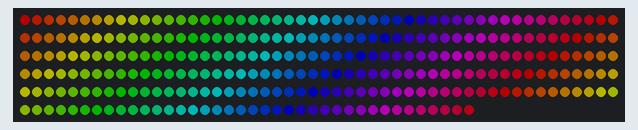
The program below on a simulated Raspberry Pi (BCM pin numbers). On the bench: 288 RGB LEDs in strip order, left to right, continuing on the next row. Dim RGB values are drawn brighter than linear; what the program prints to the terminal is not drawn.

Above: at 0.02 s.
At 0.74 s:
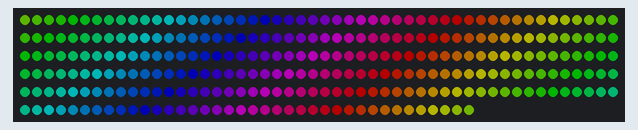
At 1.11 s:
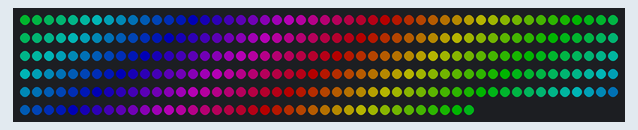
At 1.6 s:
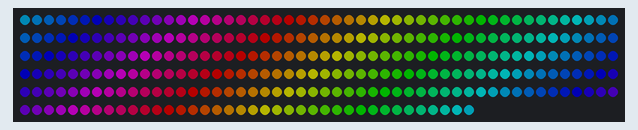
At 2.45 s:
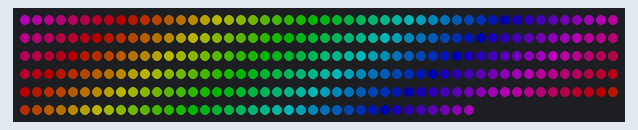
At 3.3 s:
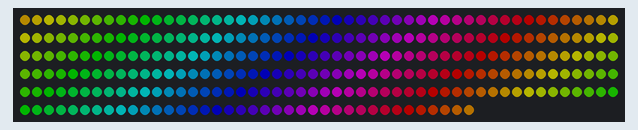

Measured:
- by itself, everything shown: repeats every 2.9 s, in 48 steps

The program:

test4.py
```python
import time
from rpi_ws281x import PixelStrip, Color

LED_COUNT = 288       # number of LED pixels.
LED_PIN = 18          # GPIO pin connected to the pixels (18 uses PWM!).
LED_FREQ_HZ = 800000  # LED signal frequency in hertz (usually 800khz)
LED_DMA = 10          # DMA channel to use for generating signal (try 10)
LED_BRIGHTNESS = 64  # Set to 0 for darkest and 255 for brightest
LED_INVERT = False    # True to invert the signal (when using NPN transistor level shift)
LED_CHANNEL = 0       # set to '1' for GPIOs 13, 19, 41, 45 or 53

colors = [
    Color(255, 0, 0), Color(255, 32, 0), Color(255, 64, 0),Color(255, 96, 0), Color(255, 128, 0), Color(255, 160, 0), Color(255, 192, 0), Color(255, 224, 0),
    Color(255, 255, 0), Color(224, 255, 0), Color(192, 255, 0), Color(160, 255, 0), Color(128, 255, 0), Color(96, 255, 0), Color(64, 255, 0), Color(32, 255, 0),
    Color(0, 255, 0), Color(0, 255, 32), Color(0, 255, 64), Color(0, 255, 96), Color(0, 255, 128), Color(0, 255, 160), Color(0, 255, 192), Color(0, 255, 224),
    Color(0, 255, 255), Color(0, 224, 255), Color(0, 192, 255), Color(0, 160, 255), Color(0, 128, 255), Color(0, 96, 255), Color(0, 64, 255), Color(0, 32, 255),
    Color(0, 0, 255), Color(32, 0, 255), Color(64, 0, 255), Color(96, 0, 255), Color(128, 0, 255), Color(160, 0, 255), Color(192, 0, 255), Color(224, 0, 255),
    Color(255, 0, 255), Color(255, 0, 224), Color(255, 0, 192), Color(255, 0, 160), Color(255, 0, 128), Color(255, 0, 96), Color(255, 0, 64), Color(255, 0, 32)
]
ptr = 0

if __name__ == '__main__':
    strip = PixelStrip(LED_COUNT, LED_PIN, LED_FREQ_HZ, LED_DMA, LED_INVERT, LED_BRIGHTNESS, LED_CHANNEL)
    strip.begin()

    print("Press Ctrl-C to quit.")
    try:
        while True:
            for i in range(0, LED_COUNT):
                p = (i + ptr) % len(colors)
                strip.setPixelColor(i, colors[p])
            strip.show()
            ptr += 1
            ptr %= len(colors)
            time.sleep(0.05)

    except KeyboardInterrupt:
        for i in range(0, LED_COUNT):
            strip.setPixelColor(i, Color(0, 0, 0))
        strip.show()
```
